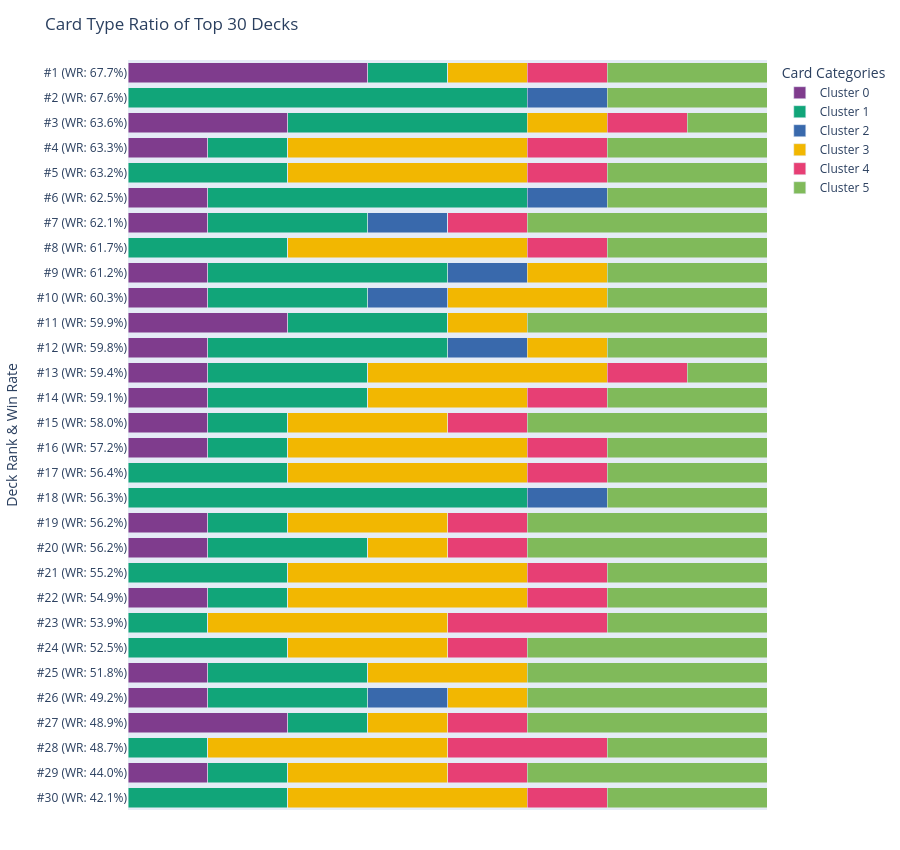

The notebook cell this image was saved under:
### Code cell
# Bar Chart of Deck Ratios
card_to_cluster = dict(zip(cards_df['name'], cards_df['Cluster']))
deck_clusters = decks_df.iloc[:, :8].map(lambda x: card_to_cluster.get(x, np.nan))

cluster_counts = deck_clusters.apply(lambda row: row.value_counts(), axis=1).fillna(0).astype(int)
cluster_counts = cluster_counts.reindex(columns=sorted(cluster_counts.columns))
cluster_counts.columns = [f"Cluster {int(c)}" for c in cluster_counts.columns]

cluster_ratios = cluster_counts.div(8)

decks_sorted = decks.sort_values(by='Win Rate', ascending=False).reset_index(drop=True)
cluster_ratios['Deck'] = [f"#{i+1} (WR: {row['Win Rate']}%)" for i, row in decks_sorted.iterrows()]

df_long = cluster_ratios.melt(id_vars='Deck', var_name='Cluster', value_name='Ratio')

fig = px.bar(
    df_long, 
    x='Ratio', 
    y='Deck', 
    color='Cluster', 
    orientation='h',
    title='Card Type Ratio of Top 30 Decks',
    labels={'Deck': 'Deck Rank & Win Rate'},
    category_orders={'Deck': cluster_ratios['Deck']} ,
    color_discrete_sequence=px.colors.qualitative.Bold
)

fig.update_layout(
    barmode='stack',
    height=850,
    xaxis=dict(visible=False, range=[0, 1]),
    margin=dict(l=120, r=40, t=60, b=40),
    legend_title_text='Card Categories',
    hovermode='y unified'
)

#fig.write_html('./graphs/card_type_ratio.html')
fig.show()

### Figure 1 — Plotly figure (JSON) as saved in the notebook; plotly's stock layout.template omitted (floating-point values rounded to 4 significant figures)
{"data": [{"hovertemplate": "Cluster=Cluster 0<br>Ratio=%{x}<br>Deck Rank & Win Rate=%{y}<extra></extra>", "legendgroup": "Cluster 0", "marker": {"color": "rgb(127, 60, 141)", "pattern": {"shape": ""}}, "name": "Cluster 0", "orientation": "h", "showlegend": true, "textposition": "auto", "type": "bar", "x": [0.375, 0.0, 0.25, 0.125, 0.0, 0.125, 0.125, 0.0, 0.125, 0.125, 0.25, 0.125, 0.125, 0.125, 0.125, 0.125, 0.0, 0.0, 0.125, 0.125, 0.0, 0.125, 0.0, 0.0, 0.125, 0.125, 0.25, 0.0, 0.125, 0.0], "xaxis": "x", "y": ["#1 (WR: 67.7%)", "#2 (WR: 67.6%)", "#3 (WR: 63.6%)", "#4 (WR: 63.3%)", "#5 (WR: 63.2%)", "#6 (WR: 62.5%)", "#7 (WR: 62.1%)", "#8 (WR: 61.7%)", "#9 (WR: 61.2%)", "#10 (WR: 60.3%)", "#11 (WR: 59.9%)", "#12 (WR: 59.8%)", "#13 (WR: 59.4%)", "#14 (WR: 59.1%)", "#15 (WR: 58.0%)", "#16 (WR: 57.2%)", "#17 (WR: 56.4%)", "#18 (WR: 56.3%)", "#19 (WR: 56.2%)", "#20 (WR: 56.2%)", "#21 (WR: 55.2%)", "#22 (WR: 54.9%)", "#23 (WR: 53.9%)", "#24 (WR: 52.5%)", "#25 (WR: 51.8%)", "#26 (WR: 49.2%)", "#27 (WR: 48.9%)", "#28 (WR: 48.7%)", "#29 (WR: 44.0%)", "#30 (WR: 42.1%)"], "yaxis": "y"}, {"hovertemplate": "Cluster=Cluster 1<br>Ratio=%{x}<br>Deck Rank & Win Rate=%{y}<extra></extra>", "legendgroup": "Cluster 1", "marker": {"color": "rgb(17, 165, 121)", "pattern": {"shape": ""}}, "name": "Cluster 1", "orientation": "h", "showlegend": true, "textposition": "auto", "type": "bar", "x": [0.125, 0.625, 0.375, 0.125, 0.25, 0.5, 0.25, 0.25, 0.375, 0.25, 0.25, 0.375, 0.25, 0.25, 0.125, 0.125, 0.25, 0.625, 0.125, 0.25, 0.25, 0.125, 0.125, 0.25, 0.25, 0.25, 0.125, 0.125, 0.125, 0.25], "xaxis": "x", "y": ["#1 (WR: 67.7%)", "#2 (WR: 67.6%)", "#3 (WR: 63.6%)", "#4 (WR: 63.3%)", "#5 (WR: 63.2%)", "#6 (WR: 62.5%)", "#7 (WR: 62.1%)", "#8 (WR: 61.7%)", "#9 (WR: 61.2%)", "#10 (WR: 60.3%)", "#11 (WR: 59.9%)", "#12 (WR: 59.8%)", "#13 (WR: 59.4%)", "#14 (WR: 59.1%)", "#15 (WR: 58.0%)", "#16 (WR: 57.2%)", "#17 (WR: 56.4%)", "#18 (WR: 56.3%)", "#19 (WR: 56.2%)", "#20 (WR: 56.2%)", "#21 (WR: 55.2%)", "#22 (WR: 54.9%)", "#23 (WR: 53.9%)", "#24 (WR: 52.5%)", "#25 (WR: 51.8%)", "#26 (WR: 49.2%)", "#27 (WR: 48.9%)", "#28 (WR: 48.7%)", "#29 (WR: 44.0%)", "#30 (WR: 42.1%)"], "yaxis": "y"}, {"hovertemplate": "Cluster=Cluster 2<br>Ratio=%{x}<br>Deck Rank & Win Rate=%{y}<extra></extra>", "legendgroup": "Cluster 2", "marker": {"color": "rgb(57, 105, 172)", "pattern": {"shape": ""}}, "name": "Cluster 2", "orientation": "h", "showlegend": true, "textposition": "auto", "type": "bar", "x": [0.0, 0.125, 0.0, 0.0, 0.0, 0.125, 0.125, 0.0, 0.125, 0.125, 0.0, 0.125, 0.0, 0.0, 0.0, 0.0, 0.0, 0.125, 0.0, 0.0, 0.0, 0.0, 0.0, 0.0, 0.0, 0.125, 0.0, 0.0, 0.0, 0.0], "xaxis": "x", "y": ["#1 (WR: 67.7%)", "#2 (WR: 67.6%)", "#3 (WR: 63.6%)", "#4 (WR: 63.3%)", "#5 (WR: 63.2%)", "#6 (WR: 62.5%)", "#7 (WR: 62.1%)", "#8 (WR: 61.7%)", "#9 (WR: 61.2%)", "#10 (WR: 60.3%)", "#11 (WR: 59.9%)", "#12 (WR: 59.8%)", "#13 (WR: 59.4%)", "#14 (WR: 59.1%)", "#15 (WR: 58.0%)", "#16 (WR: 57.2%)", "#17 (WR: 56.4%)", "#18 (WR: 56.3%)", "#19 (WR: 56.2%)", "#20 (WR: 56.2%)", "#21 (WR: 55.2%)", "#22 (WR: 54.9%)", "#23 (WR: 53.9%)", "#24 (WR: 52.5%)", "#25 (WR: 51.8%)", "#26 (WR: 49.2%)", "#27 (WR: 48.9%)", "#28 (WR: 48.7%)", "#29 (WR: 44.0%)", "#30 (WR: 42.1%)"], "yaxis": "y"}, {"hovertemplate": "Cluster=Cluster 3<br>Ratio=%{x}<br>Deck Rank & Win Rate=%{y}<extra></extra>", "legendgroup": "Cluster 3", "marker": {"color": "rgb(242, 183, 1)", "pattern": {"shape": ""}}, "name": "Cluster 3", "orientation": "h", "showlegend": true, "textposition": "auto", "type": "bar", "x": [0.125, 0.0, 0.125, 0.375, 0.375, 0.0, 0.0, 0.375, 0.125, 0.25, 0.125, 0.125, 0.375, 0.25, 0.25, 0.375, 0.375, 0.0, 0.25, 0.125, 0.375, 0.375, 0.375, 0.25, 0.25, 0.125, 0.125, 0.375, 0.25, 0.375], "xaxis": "x", "y": ["#1 (WR: 67.7%)", "#2 (WR: 67.6%)", "#3 (WR: 63.6%)", "#4 (WR: 63.3%)", "#5 (WR: 63.2%)", "#6 (WR: 62.5%)", "#7 (WR: 62.1%)", "#8 (WR: 61.7%)", "#9 (WR: 61.2%)", "#10 (WR: 60.3%)", "#11 (WR: 59.9%)", "#12 (WR: 59.8%)", "#13 (WR: 59.4%)", "#14 (WR: 59.1%)", "#15 (WR: 58.0%)", "#16 (WR: 57.2%)", "#17 (WR: 56.4%)", "#18 (WR: 56.3%)", "#19 (WR: 56.2%)", "#20 (WR: 56.2%)", "#21 (WR: 55.2%)", "#22 (WR: 54.9%)", "#23 (WR: 53.9%)", "#24 (WR: 52.5%)", "#25 (WR: 51.8%)", "#26 (WR: 49.2%)", "#27 (WR: 48.9%)", "#28 (WR: 48.7%)", "#29 (WR: 44.0%)", "#30 (WR: 42.1%)"], "yaxis": "y"}, {"hovertemplate": "Cluster=Cluster 4<br>Ratio=%{x}<br>Deck Rank & Win Rate=%{y}<extra></extra>", "legendgroup": "Cluster 4", "marker": {"color": "rgb(231, 63, 116)", "pattern": {"shape": ""}}, "name": "Cluster 4", "orientation": "h", "showlegend": true, "textposition": "auto", "type": "bar", "x": [0.125, 0.0, 0.125, 0.125, 0.125, 0.0, 0.125, 0.125, 0.0, 0.0, 0.0, 0.0, 0.125, 0.125, 0.125, 0.125, 0.125, 0.0, 0.125, 0.125, 0.125, 0.125, 0.25, 0.125, 0.0, 0.0, 0.125, 0.25, 0.125, 0.125], "xaxis": "x", "y": ["#1 (WR: 67.7%)", "#2 (WR: 67.6%)", "#3 (WR: 63.6%)", "#4 (WR: 63.3%)", "#5 (WR: 63.2%)", "#6 (WR: 62.5%)", "#7 (WR: 62.1%)", "#8 (WR: 61.7%)", "#9 (WR: 61.2%)", "#10 (WR: 60.3%)", "#11 (WR: 59.9%)", "#12 (WR: 59.8%)", "#13 (WR: 59.4%)", "#14 (WR: 59.1%)", "#15 (WR: 58.0%)", "#16 (WR: 57.2%)", "#17 (WR: 56.4%)", "#18 (WR: 56.3%)", "#19 (WR: 56.2%)", "#20 (WR: 56.2%)", "#21 (WR: 55.2%)", "#22 (WR: 54.9%)", "#23 (WR: 53.9%)", "#24 (WR: 52.5%)", "#25 (WR: 51.8%)", "#26 (WR: 49.2%)", "#27 (WR: 48.9%)", "#28 (WR: 48.7%)", "#29 (WR: 44.0%)", "#30 (WR: 42.1%)"], "yaxis": "y"}, {"hovertemplate": "Cluster=Cluster 5<br>Ratio=%{x}<br>Deck Rank & Win Rate=%{y}<extra></extra>", "legendgroup": "Cluster 5", "marker": {"color": "rgb(128, 186, 90)", "pattern": {"shape": ""}}, "name": "Cluster 5", "orientation": "h", "showlegend": true, "textposition": "auto", "type": "bar", "x": [0.25, 0.25, 0.125, 0.25, 0.25, 0.25, 0.375, 0.25, 0.25, 0.25, 0.375, 0.25, 0.125, 0.25, 0.375, 0.25, 0.25, 0.25, 0.375, 0.375, 0.25, 0.25, 0.25, 0.375, 0.375, 0.375, 0.375, 0.25, 0.375, 0.25], "xaxis": "x", "y": ["#1 (WR: 67.7%)", "#2 (WR: 67.6%)", "#3 (WR: 63.6%)", "#4 (WR: 63.3%)", "#5 (WR: 63.2%)", "#6 (WR: 62.5%)", "#7 (WR: 62.1%)", "#8 (WR: 61.7%)", "#9 (WR: 61.2%)", "#10 (WR: 60.3%)", "#11 (WR: 59.9%)", "#12 (WR: 59.8%)", "#13 (WR: 59.4%)", "#14 (WR: 59.1%)", "#15 (WR: 58.0%)", "#16 (WR: 57.2%)", "#17 (WR: 56.4%)", "#18 (WR: 56.3%)", "#19 (WR: 56.2%)", "#20 (WR: 56.2%)", "#21 (WR: 55.2%)", "#22 (WR: 54.9%)", "#23 (WR: 53.9%)", "#24 (WR: 52.5%)", "#25 (WR: 51.8%)", "#26 (WR: 49.2%)", "#27 (WR: 48.9%)", "#28 (WR: 48.7%)", "#29 (WR: 44.0%)", "#30 (WR: 42.1%)"], "yaxis": "y"}], "layout": {"barmode": "stack", "height": 850, "hovermode": "y unified", "legend": {"title": {"text": "Card Categories"}, "tracegroupgap": 0}, "margin": {"b": 40, "l": 120, "r": 40, "t": 60}, "title": {"text": "Card Type Ratio of Top 30 Decks"}, "xaxis": {"anchor": "y", "domain": [0, 1], "range": [0, 1], "title": {"text": "Ratio"}, "visible": false}, "yaxis": {"anchor": "x", "categoryarray": ["#30 (WR: 42.1%)", "#29 (WR: 44.0%)", "#28 (WR: 48.7%)", "#27 (WR: 48.9%)", "#26 (WR: 49.2%)", "#25 (WR: 51.8%)", "#24 (WR: 52.5%)", "#23 (WR: 53.9%)", "#22 (WR: 54.9%)", "#21 (WR: 55.2%)", "#20 (WR: 56.2%)", "#19 (WR: 56.2%)", "#18 (WR: 56.3%)", "#17 (WR: 56.4%)", "#16 (WR: 57.2%)", "#15 (WR: 58.0%)", "#14 (WR: 59.1%)", "#13 (WR: 59.4%)", "#12 (WR: 59.8%)", "#11 (WR: 59.9%)", "#10 (WR: 60.3%)", "#9 (WR: 61.2%)", "#8 (WR: 61.7%)", "#7 (WR: 62.1%)", "#6 (WR: 62.5%)", "#5 (WR: 63.2%)", "#4 (WR: 63.3%)", "#3 (WR: 63.6%)", "#2 (WR: 67.6%)", "#1 (WR: 67.7%)"], "categoryorder": "array", "domain": [0, 1], "title": {"text": "Deck Rank & Win Rate"}}}}
